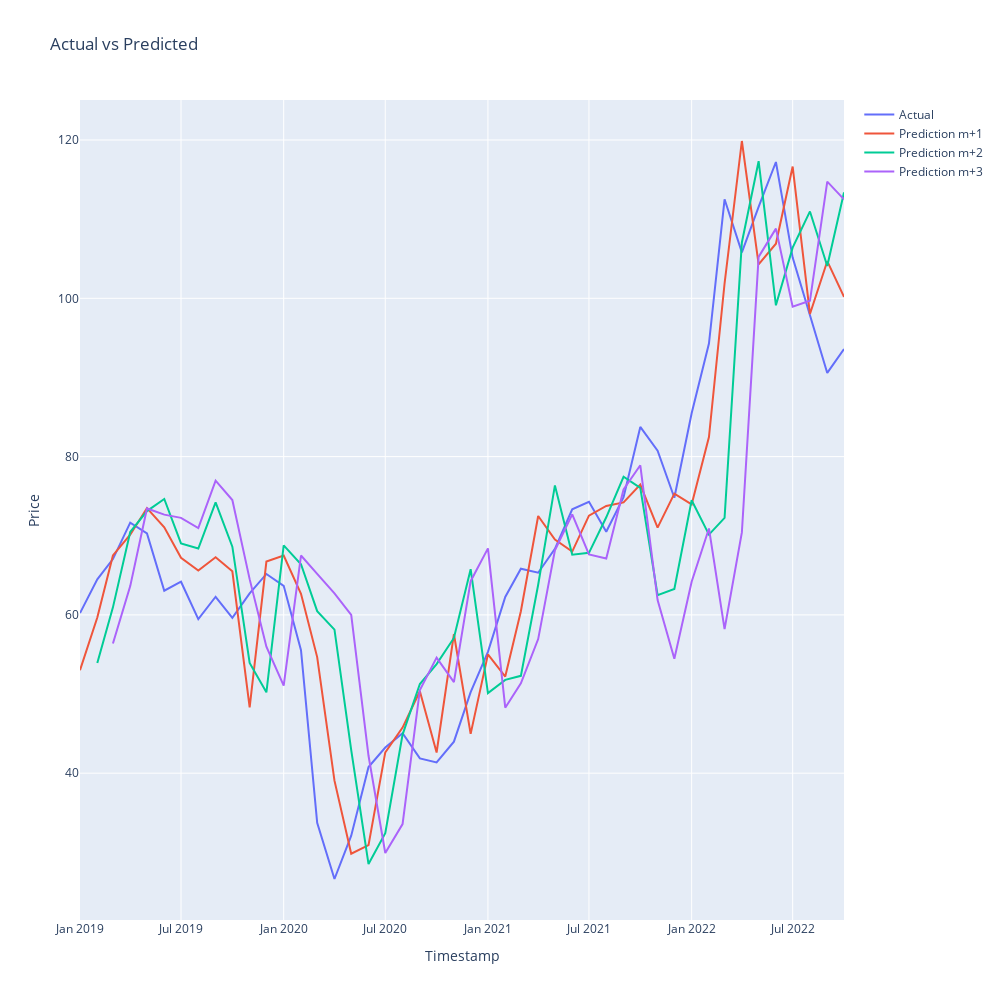

Here is the notebook cell this chart was saved with:
### Code cell
import plotly.graph_objects as go

# Create a new figure
fig = go.Figure()

if(HORIZON == 1):
    ## Plotting single step forecast
    fig.add_trace(go.Scatter(x=eval_df['timestamp'], y=eval_df['actual'], mode='lines', name='Actual'))
    fig.add_trace(go.Scatter(x=eval_df['timestamp'], y=eval_df['prediction'], mode='lines', name='Prediction'))

else:
    ## Plotting multi step forecast
    plot = eval_df[(eval_df.month=='m+1')][['timestamp', 'actual']]
    for m in range(1, HORIZON+1):
        plot['m+'+str(m)] = eval_df[(eval_df.month=='m+'+str(m))]['prediction'].values

    fig.add_trace(go.Scatter(x=plot['timestamp'], y=plot['actual'], mode='lines', name='Actual'))
    for m in range(1, HORIZON+1):
        x = plot['timestamp'][(m-1):]
        y = plot['m+'+str(m)][0:len(x)]
        fig.add_trace(go.Scatter(x=x, y=y, mode='lines', name='Prediction m+'+str(m)))

# Set the title and labels
fig.update_layout(title='Actual vs Predicted', xaxis_title='Timestamp', yaxis_title='Price', height=1000, width=1000)


# Show the figure
fig.show()
